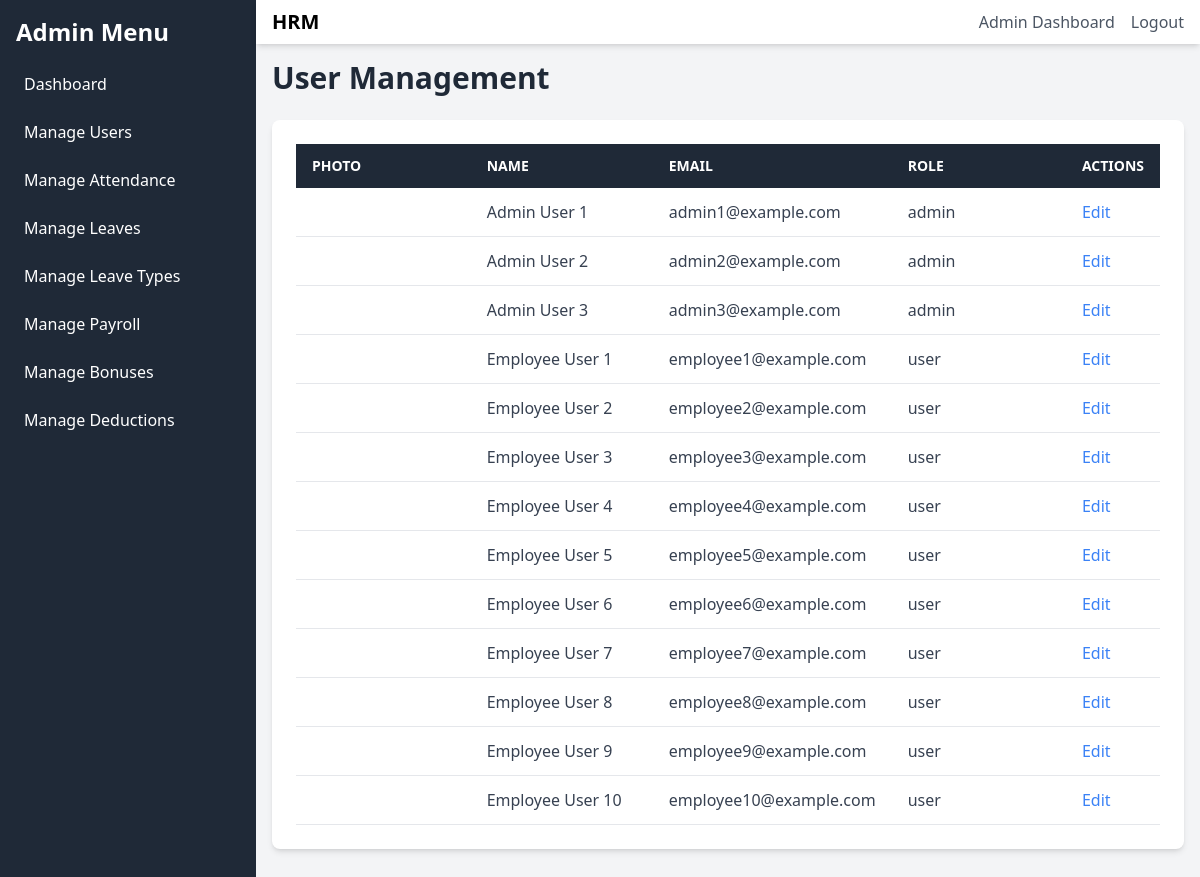
Page /admin/users (signed in) on the committed database.
### tables this page shows
CREATE TABLE users (
                id INTEGER PRIMARY KEY AUTOINCREMENT,
                name VARCHAR(255) NOT NULL,
                email VARCHAR(255) NOT NULL UNIQUE,
                password VARCHAR(255) NOT NULL,
                role_id INTEGER, phone TEXT, address TEXT, position TEXT, photo TEXT, salary_type TEXT, salary_rate REAL,
                FOREIGN KEY (role_id) REFERENCES roles(id)
            );

CREATE TABLE roles (
                id INTEGER PRIMARY KEY AUTOINCREMENT,
                name VARCHAR(255) NOT NULL UNIQUE
            );

### public/index.php (called while the page is built, shortened)
<?php
require_once ROOT_PATH . 'app/init.php';
$request_uri = $_SERVER['REQUEST_URI'];
$base_path = '/hrphp/public';
$request_uri = str_replace($base_path, '', $request_uri);
$router = new Router();
$router->dispatch($request_uri);

### app/init.php (called while the page is built, shortened)
<?php
function is_logged_in() {
    return isset($_SESSION['user_id']);
}
function is_admin() {
    return isset($_SESSION['role']) && $_SESSION['role'] === 'admin';
}

### app/views/admin/users.php (the view, shortened to what this page needs)
<?php
$db = DB::getInstance()->getConnection();
$stmt = $db->query("SELECT users.*, roles.name as role_name FROM users JOIN roles ON users.role_id = roles.id");
$users = $stmt->fetchAll(PDO::FETCH_ASSOC);
?>
<h1 class="text-3xl font-bold mb-6 text-gray-800">User Management</h1>
<div class="bg-white p-6 rounded-lg shadow-md">
    <div class="overflow-x-auto">
        <table class="min-w-full bg-white">
            <thead class="bg-gray-800 text-white">
                <tr>
                    <th class="w-1/4 py-3 px-4 uppercase font-semibold text-sm text-left">Photo</th>
                    <th class="w-1/4 py-3 px-4 uppercase font-semibold text-sm text-left">Name</th>
                    <th class="w-1/4 py-3 px-4 uppercase font-semibold text-sm text-left">Email</th>
                    <th class="w-1/4 py-3 px-4 uppercase font-semibold text-sm text-left">Role</th>
                    <th class="py-3 px-4 uppercase font-semibold text-sm text-left">Actions</th>
                </tr>
            </thead>
            <tbody class="text-gray-700">
                <?php foreach ($users as $user): ?>
                    <tr class="border-b border-gray-200 hover:bg-gray-100">
                        <td class="py-3 px-4">
                        </td>
                        <td class="py-3 px-4"><?php echo $user['name']; ?></td>
                        <td class="py-3 px-4"><?php echo $user['email']; ?></td>
                        <td class="py-3 px-4"><?php echo $user['role_name']; ?></td>
                        <td class="py-3 px-4">
                            <a href="/admin/user_edit.php?id=<?php echo $user['id']; ?>" class="text-blue-500 hover:text-blue-700">Edit</a>
                        </td>
                    </tr>
                <?php endforeach; ?>
            </tbody>
        </table>
    </div>
</div>
<?php
$content = ob_get_clean();
require __DIR__ . '/../layout.php';

### app/classes/Router.php
<?php
class Router {
    private $routes = [];
    public function add($uri, $file) {
        $this->routes[$uri] = $file;
    }
    public function dispatch($uri) {
        if (array_key_exists($uri, $this->routes)) {
            require ROOT_PATH . $this->routes[$uri];
        } else {
            http_response_code(404);
            require ROOT_PATH . 'app/views/404.php';
        }
    }
}

### app/views/layout.php (shortened to what this page needs)
<!DOCTYPE html>
<html lang="en">
<head>
    <link rel="stylesheet" href="<?php echo ROOT_PATH; ?>public/dist/style.css">
    <script src="https://cdn.tailwindcss.com"></script>
</head>
<body class="bg-gray-100">
    <div class="flex">
        <?php if (is_logged_in()):  ?>
            <?php if (is_admin()): ?>
                <?php include ROOT_PATH . 'app/views/partials/sidebar.php'; ?>
            <?php else: ?>
                <?php include ROOT_PATH . 'app/views/partials/user_sidebar.php'; ?>
            <?php endif; ?>
        <?php endif; ?>
        <div class="flex-1">
            <?php include ROOT_PATH . 'app/views/partials/header.php'; ?>
            <main class="p-4">
                <?php echo $content; ?>
            </main>
        </div>
    </div>
</body>
</html>

### app/views/partials/sidebar.php
<aside class="w-64 bg-gray-800 text-white min-h-screen p-4">
    <h2 class="text-2xl font-bold mb-4">Admin Menu</h2>
    <nav>
        <ul>
            <li class="mb-2">
                <a href="/admin/dashboard" class="block p-2 rounded hover:bg-gray-700">Dashboard</a>
            </li>
            <li class="mb-2">
                <a href="/admin/users" class="block p-2 rounded hover:bg-gray-700">Manage Users</a>
            </li>
            <li class="mb-2">
                <a href="/admin/attendance" class="block p-2 rounded hover:bg-gray-700">Manage Attendance</a>
            </li>
            <li class="mb-2">
                <a href="/admin/leaves" class="block p-2 rounded hover:bg-gray-700">Manage Leaves</a>
            </li>
            <li class="mb-2">
                <a href="/admin/leave_types" class="block p-2 rounded hover:bg-gray-700">Manage Leave Types</a>
            </li>
            <li class="mb-2">
                <a href="/admin/payroll" class="block p-2 rounded hover:bg-gray-700">Manage Payroll</a>
            </li>
            <li class="mb-2">
                <a href="/admin/bonuses" class="block p-2 rounded hover:bg-gray-700">Manage Bonuses</a>
            </li>
            <li class="mb-2">
                <a href="/admin/deductions" class="block p-2 rounded hover:bg-gray-700">Manage Deductions</a>
            </li>
        </ul>
    </nav>
</aside>

### app/views/partials/header.php
<header class="bg-white shadow-md">
    <div class="container mx-auto px-4 py-2 flex justify-between items-center">
        <a href="/" class="text-xl font-bold">HRM</a>
        <nav>
            <ul class="flex space-x-4">
                <?php if (is_logged_in()): ?>
                    <?php if (is_admin()): ?>
                        <li><a href="/admin/dashboard.php" class="text-gray-600 hover:text-gray-800">Admin Dashboard</a></li>
                    <?php else: ?>
                        <li><a href="/user/dashboard.php" class="text-gray-600 hover:text-gray-800">Dashboard</a></li>
                    <?php endif; ?>
                    <li><a href="/logout.php" class="text-gray-600 hover:text-gray-800">Logout</a></li>
                <?php else: ?>
                    <li><a href="/login.php" class="text-gray-600 hover:text-gray-800">Login</a></li>
                    <li><a href="/register.php" class="text-gray-600 hover:text-gray-800">Register</a></li>
                <?php endif; ?>
            </ul>
        </nav>
    </div>
</header>

### rows in the picture
users: name "Admin User 1", email "admin1@example.com", role.name "admin"
users: name "Admin User 2", email "admin2@example.com", role.name "admin"
users: name "Admin User 3", email "admin3@example.com", role.name "admin"
users: name "Employee User 1", email "employee1@example.com", role.name "user"
users: name "Employee User 2", email "employee2@example.com", role.name "user"
users: name "Employee User 3", email "employee3@example.com", role.name "user"
users: name "Employee User 4", email "employee4@example.com", role.name "user"
users: name "Employee User 5", email "employee5@example.com", role.name "user"
users: name "Employee User 6", email "employee6@example.com", role.name "user"
users: name "Employee User 7", email "employee7@example.com", role.name "user"
users: name "Employee User 8", email "employee8@example.com", role.name "user"
users: name "Employee User 9", email "employee9@example.com", role.name "user"
users: name "Employee User 10", email "employee10@example.com", role.name "user"
